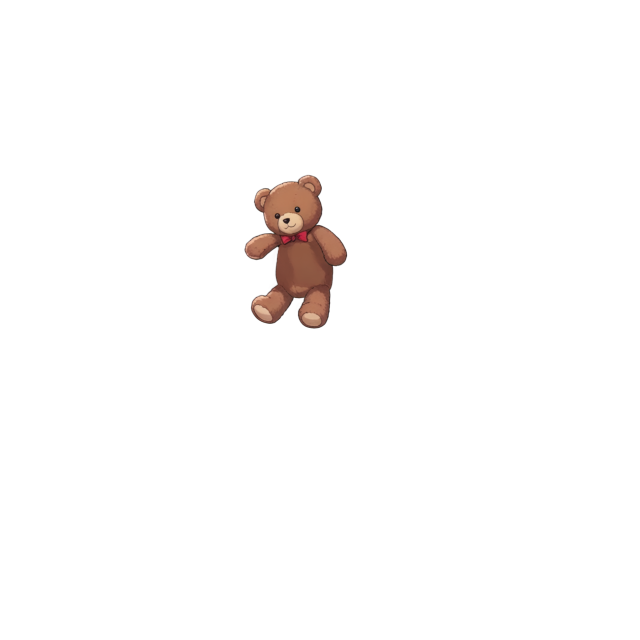
#> input picture pseudo_live2d_renderer/images/new_images/composed_parts/15_objects.png, 1280 x 1280 px (shown at 1/2 size)
$ python layered_avatar.py
#> lines starting #> are read from the running program, lines starting #| are printed output that depends on the picture; after the words box and inside, x2 and y2 are one past the last pixel; in counts of white or black regions, pixels touching at a corner belong together
"""Prototype utilities for See-through layered avatar outputs.

This module is intentionally separate from the current mouth-sequence renderer.
It reads the `new_images/composed_parts/*.png` files produced by See-through,
reconstructs the character by alpha-compositing the layers in filename order,
and writes a small manifest with bounding boxes and depth-map statistics.

Usage:
  uv run python ai_daily_news/card_renderer/live2d_renderer/layered_avatar.py
  uv run python ai_daily_news/card_renderer/live2d_renderer/layered_avatar.py \
    --src ai_daily_news/card_renderer/live2d_renderer/images/new_images \
    --out ai_daily_news/card_renderer/live2d_renderer/images/new_images/rebuilt
"""

from __future__ import annotations

import argparse
import json
import re
from dataclasses import asdict, dataclass
from pathlib import Path

from PIL import Image, ImageDraw, ImageFilter, ImageStat


MODULE_DIR = Path(__file__).resolve().parent
DEFAULT_SRC = MODULE_DIR / "images" / "new_images"
DEFAULT_OUT = DEFAULT_SRC / "rebuilt"


@dataclass
class LayerInfo:
    order: float
    name: str
    file: str
    crop_file: str | None
    depth_file: str | None
    bbox: tuple[int, int, int, int] | None
    origin: tuple[int, int] | None
    size: tuple[int, int] | None
    alpha_pixels: int
    depth_mean: float | None
    depth_min: int | None
    depth_max: int | None


def parse_layer_name(path: Path) -> tuple[int, str]:
    match = re.match(r"^(\d+)_(.+)\.png$", path.name)
    if not match:
        raise ValueError(f"composed part filename must be NN_name.png: {path.name}")
    return int(match.group(1)), match.group(2)


def depth_stem(layer_name: str) -> str:
    """Map composed layer names like `eyelash-r` to `eyelash_depth.png`."""
    return re.sub(r"-(?:l|r)$", "", layer_name)


def layer_order(order: int, name: str) -> float:
    # The semantic topwear layer contains the sailor collar and the upper chest.
    # Keep the real neck in front of topwear, but still behind the face/chin.
    if name == "neck":
        return 7.5
    return float(order)


def order_prefix(order: float) -> str:
    if order.is_integer():
        return f"{int(order):02d}"
    return f"{int(order):02d}_{int(round((order % 1) * 10))}"


def alpha_pixel_count(image: Image.Image) -> int:
    alpha = image.getchannel("A")
    hist = alpha.histogram()
    return sum(hist[1:])


def depth_stats(depth_path: Path, alpha_mask: Image.Image) -> tuple[float, int, int] | tuple[None, None, None]:
    if not depth_path.exists():
        return None, None, None
    depth = Image.open(depth_path).convert("L")
    if depth.size != alpha_mask.size:
        depth = depth.resize(alpha_mask.size, Image.Resampling.BILINEAR)
    binary_alpha = alpha_mask.point(lambda value: 255 if value > 0 else 0)
    stat = ImageStat.Stat(depth, mask=binary_alpha)
    if not stat.count or stat.count[0] == 0:
        return None, None, None
    extrema = stat.extrema[0]
    return float(stat.mean[0]), int(extrema[0]), int(extrema[1])


def load_layers(src_dir: Path) -> list[LayerInfo]:
    parts_dir = src_dir / "composed_parts"
    if not parts_dir.exists():
        raise FileNotFoundError(f"missing composed_parts directory: {parts_dir}")

    layers: list[LayerInfo] = []
    for path in sorted(parts_dir.glob("*.png")):
        order, name = parse_layer_name(path)
        image = Image.open(path).convert("RGBA")
        alpha = image.getchannel("A")
        depth_path = src_dir / f"{depth_stem(name)}_depth.png"
        mean, min_value, max_value = depth_stats(depth_path, alpha)
        order_value = layer_order(order, name)
        layers.append(
            LayerInfo(
                order=order_value,
                name=name,
                file=str(path.relative_to(src_dir)),
                crop_file=None,
                depth_file=str(depth_path.relative_to(src_dir)) if depth_path.exists() else None,
                bbox=image.getbbox(),
                origin=None,
                size=None,
                alpha_pixels=alpha_pixel_count(image),
                depth_mean=mean,
                depth_min=min_value,
                depth_max=max_value,
            )
        )
    return sorted(layers, key=lambda layer: layer.order)


def composite_layers(src_dir: Path, layers: list[LayerInfo], extras: list[LayerInfo] | None = None, out_dir: Path | None = None) -> Image.Image:
    first_path = src_dir / layers[0].file
    first = Image.open(first_path).convert("RGBA")
    canvas = Image.new("RGBA", first.size, (0, 0, 0, 0))
    all_layers = sorted([*layers, *(extras or [])], key=lambda layer: layer.order)
    for layer in all_layers:
        if layer.file.startswith("composed_parts/"):
            image_path = src_dir / layer.file
        else:
            if out_dir is None:
                raise ValueError("out_dir is required for generated layers")
            image_path = out_dir / layer.file
        image = Image.open(image_path).convert("RGBA")
        canvas.alpha_composite(image)
    return canvas


# [10 lines left out: function crop_to_content, not called in this run]


def export_cropped_layers(src_dir: Path, out_dir: Path, layers: list[LayerInfo]) -> None:
    components_dir = out_dir / "components"
    components_dir.mkdir(parents=True, exist_ok=True)
    for layer in layers:
        image = Image.open(src_dir / layer.file).convert("RGBA")
        bbox = image.getbbox()
        if not bbox:
            layer.crop_file = None
            layer.origin = None
            layer.size = None
            continue
        left, top, right, bottom = bbox
        safe_name = re.sub(r"[^a-zA-Z0-9._-]+", "_", layer.name).strip("_")
        crop_path = components_dir / f"{order_prefix(layer.order)}_{safe_name}.png"
        image.crop(bbox).save(crop_path)
        layer.crop_file = str(crop_path.relative_to(out_dir))
        layer.origin = (left, top)
        layer.size = (right - left, bottom - top)


# [39 lines left out: function keep_largest_alpha_components, not called in this run]


def is_green_background(r: int, g: int, b: int) -> bool:
    return g > 110 and g > r * 1.35 and g > b * 1.35


# [16 lines left out: functions is_skin_pixel, is_sleeve_pixel, not called in this run]


def make_masked_image(source: Image.Image, mask: Image.Image) -> Image.Image:
    image = source.copy()
    image.putalpha(mask)
    return image


def write_generated_layer(
    image: Image.Image,
    out_dir: Path,
    filename: str,
    order: float,
    name: str,
    min_pixels: int = 1,
) -> LayerInfo | None:
    if alpha_pixel_count(image) < min_pixels or not image.getbbox():
        return None
    generated_dir = out_dir / "generated"
    generated_dir.mkdir(parents=True, exist_ok=True)
    full_path = generated_dir / filename
    image.save(full_path)
    bbox = image.getbbox()
    assert bbox is not None
    crop_path = generated_dir / filename.replace(".png", "_cropped.png")
    image.crop(bbox).save(crop_path)
    return LayerInfo(
        order=order,
        name=name,
        file=str(full_path.relative_to(out_dir)),
        crop_file=str(crop_path.relative_to(out_dir)),
        depth_file=None,
        bbox=bbox,
        origin=(bbox[0], bbox[1]),
        size=(bbox[2] - bbox[0], bbox[3] - bbox[1]),
        alpha_pixels=alpha_pixel_count(image),
        depth_mean=None,
        depth_min=None,
        depth_max=None,
    )


def export_object_depth_layers(src_dir: Path, out_dir: Path) -> list[LayerInfo]:
    object_path = src_dir / "composed_parts" / "15_objects.png"
    depth_path = src_dir / "objects_depth.png"
    if not object_path.exists() or not depth_path.exists():
        return []

    source = Image.open(object_path).convert("RGBA")
    alpha = source.getchannel("A")
    depth = Image.open(depth_path).convert("L")
    back_mask = Image.new("L", source.size, 0)
    front_mask = Image.new("L", source.size, 0)
    alpha_pixels = alpha.load()
    depth_pixels = depth.load()
    back_pixels = back_mask.load()
    front_pixels = front_mask.load()

    # On this See-through output, darker object depth corresponds to the toy
    # parts that should remain visually in front of the sleeves.
    for y in range(source.height):
        for x in range(source.width):
            a = alpha_pixels[x, y]
            if a == 0:
                continue
            if depth_pixels[x, y] <= 100:
                front_pixels[x, y] = a
            else:
                back_pixels[x, y] = a

    back = make_masked_image(source, back_mask)
    front = make_masked_image(source, front_mask)
    layers = [
        write_generated_layer(back, out_dir, "14_2_object_back.png", 14.2, "object-back", min_pixels=50),
        write_generated_layer(front, out_dir, "15_0_object_front.png", 15.0, "object-front", min_pixels=50),
    ]
    return [layer for layer in layers if layer is not None]


# [31 lines left out: function export_neck_fallback_layer, not called in this run]


def export_thigh_fallback_layer(src_dir: Path, out_dir: Path) -> LayerInfo | None:
    src_path = src_dir / "src_img.png"
    if not src_path.exists():
        return None
    src = Image.open(src_path).convert("RGBA")
    fallback = Image.new("RGBA", src.size, (0, 0, 0, 0))
    src_pixels = src.load()
    out_pixels = fallback.load()

    # The semantic leg layer flattens the thigh edge under the skirt. Recover
    # only the visible skin strip from the original image; the skirt and socks
    # remain controlled by their own layers.
    for y in range(724, 842):
        for x in range(520, 782):
            r, g, b, a = src_pixels[x, y]
            if a == 0 or is_green_background(r, g, b):
                continue
            if not is_skin_pixel(r, g, b):
                continue
            out_pixels[x, y] = (r, g, b, a)

    fallback = keep_largest_alpha_components(fallback, keep=2, min_pixels=200)
    if not fallback.getbbox():
        return None
    alpha = fallback.getchannel("A").filter(ImageFilter.GaussianBlur(0.35))
    fallback.putalpha(alpha)
    return write_generated_layer(fallback, out_dir, "05_5_thigh_fallback.png", 5.5, "thigh-fallback", min_pixels=100)


def export_sleeves_fallback_layer(src_dir: Path, out_dir: Path) -> LayerInfo | None:
    src_path = src_dir / "handwear.png"
    depth_path = src_dir / "handwear_depth.png"
    if not src_path.exists() or not depth_path.exists():
        return None

    src = Image.open(src_path).convert("RGBA")
    depth = Image.open(depth_path).convert("L")

    fallback = Image.new("RGBA", src.size, (0, 0, 0, 0))
    src_pixels = src.load()
    depth_pixels = depth.load()
    out_pixels = fallback.load()
    for y in range(src.height):
        for x in range(src.width):
            if depth_pixels[x, y] > 245:
                continue
            r, g, b, a = src_pixels[x, y]
            if a == 0 or is_skin_pixel(r, g, b):
                continue
            if not is_sleeve_pixel(r, g, b):
                continue
            out_pixels[x, y] = (r, g, b, a)

    if not fallback.getbbox():
        return None
    alpha = fallback.getchannel("A").filter(ImageFilter.MaxFilter(3)).filter(ImageFilter.GaussianBlur(0.35))
    fallback.putalpha(alpha)

    return write_generated_layer(fallback, out_dir, "14_4_sleeves_fallback.png", 14.4, "sleeves-fallback")


def export_hands_fallback_layer(src_dir: Path, out_dir: Path) -> LayerInfo | None:
    """Recover visible hands that See-through often misses on this asset.

    The source image still contains the hands. We extract only skin-colored
    pixels from the torso/arms area and place that patch between the clothing
    layers and the held object. This is intentionally conservative: it is a
    visual completion layer, not a semantic hand segmentation model.
    """

    src_path = src_dir / "handwear.png"
    depth_path = src_dir / "handwear_depth.png"
    if not src_path.exists() or not depth_path.exists():
        return None

    src = Image.open(src_path).convert("RGBA")
    depth = Image.open(depth_path).convert("L")

    fallback = Image.new("RGBA", src.size, (0, 0, 0, 0))
    src_pixels = src.load()
    out_pixels = fallback.load()
    depth_pixels = depth.load()

    for y in range(src.height):
        for x in range(src.width):
            if depth_pixels[x, y] > 245:
                continue
            r, g, b, a = src_pixels[x, y]
            if a == 0 or not is_skin_pixel(r, g, b):
                continue
            out_pixels[x, y] = (r, g, b, a)

    alpha = fallback.getchannel("A")
    if not fallback.getbbox():
        return None

    # Slightly soften and reconnect antialiased edges without growing into the object.
    fallback = keep_largest_alpha_components(fallback, keep=2, min_pixels=120)
    alpha = fallback.getchannel("A")
    alpha = alpha.filter(ImageFilter.MaxFilter(3)).filter(ImageFilter.GaussianBlur(0.45))
    fallback.putalpha(alpha)

    return write_generated_layer(fallback, out_dir, "15_5_hands_fallback.png", 15.5, "hands-fallback")


def rebuild(src_dir: Path, out_dir: Path) -> dict:
    layers = load_layers(src_dir)
#> in load_layers, image is the input picture: PIL image 1280x1280 RGBA; mean R, G, B, A 5.6, 3.7, 3, 5.8
#> in load_layers, `alpha = image.getchannel("A")`:
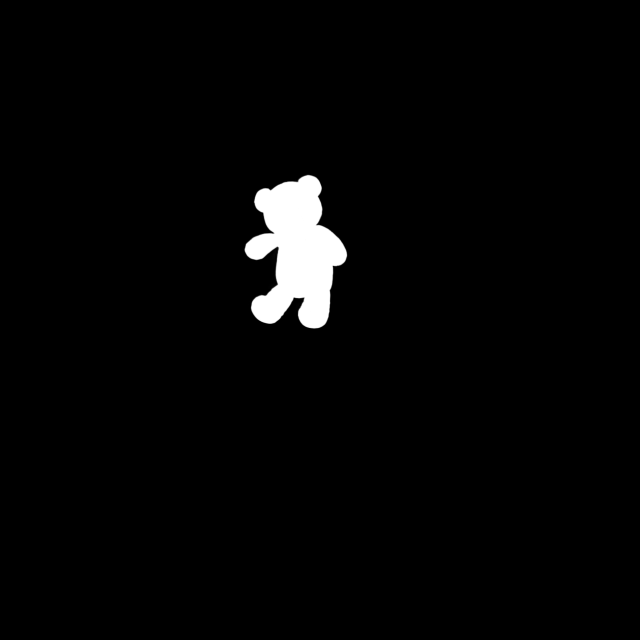
#> alpha: PIL image 1280x1280 L (shown at 1/2 size); min 0, max 255, mean 5.8
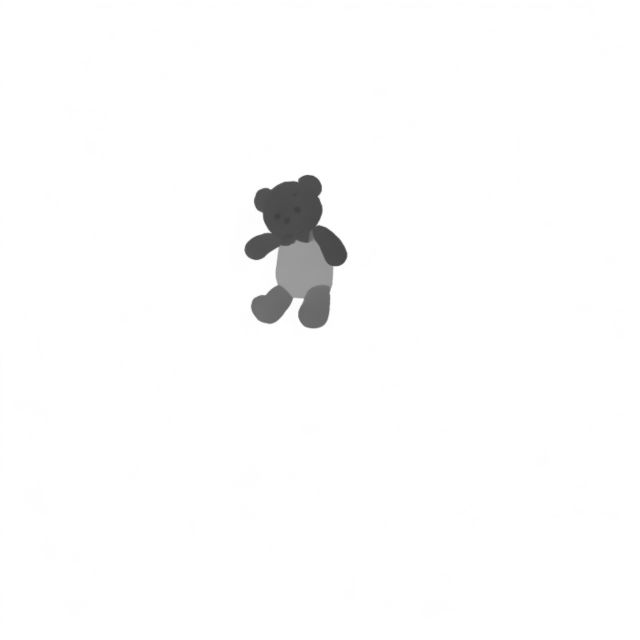
#> input picture pseudo_live2d_renderer/images/new_images/objects_depth.png, 1280 x 1280 px (shown at 1/2 size)
#> in depth_stats, depth is the input picture: PIL image 1280x1280 L; min 63, max 255, mean 251.4
#> in depth_stats, `binary_alpha = alpha_mask.point(lambda value: 255 if value > 0 else 0)`:
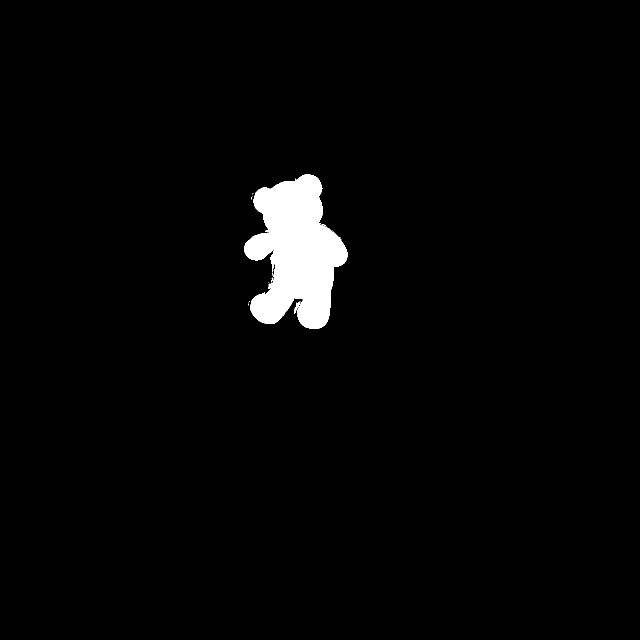
#> binary_alpha: PIL image 1280x1280 L (shown at 1/2 size); 2.4% white; 23 white regions (21 under 20 px), largest, box (x1, y1, x2, y2) and area: (488, 349, 695, 658) 39607, (588, 603, 601, 628) 101
#> in depth_stats, `extrema = stat.extrema[0]`: extrema = (63, 255)
#> in load_layers, `mean, min_value, max_value = depth_stats(depth_path, alpha)`: mean = 111.5; min_value = 63; max_value = 255
#> in alpha_pixel_count, `hist = alpha.histogram()`: hist = 256 values, max 1598639 at index 0, min 0 at index 144, mean 6400
    if not layers:
        raise RuntimeError(f"no composed layers found under {src_dir / 'composed_parts'}")
    out_dir.mkdir(parents=True, exist_ok=True)

    export_cropped_layers(src_dir, out_dir, layers)
    extras = [
        layer
        for layer in [
            export_thigh_fallback_layer(src_dir, out_dir),
            export_sleeves_fallback_layer(src_dir, out_dir),
            export_hands_fallback_layer(src_dir, out_dir),
        ]
        if layer is not None
    ]
    base_layers = [layer for layer in layers if layer.name != "objects"]
    extras = [
        *export_object_depth_layers(src_dir, out_dir),
        *extras,
    ]
    composite = composite_layers(src_dir, base_layers, extras=extras, out_dir=out_dir)
    full_path = out_dir / "reconstruction_from_layers.png"
    cropped_path = out_dir / "reconstruction_from_layers_cropped.png"
    manifest_path = out_dir / "layer_manifest.json"

    composite.save(full_path)
    crop_to_content(composite).save(cropped_path)

    manifest = {
        "source": str(src_dir),
        "canvas_size": [composite.width, composite.height],
        "output_full": str(full_path),
        "output_cropped": str(cropped_path),
        "layers": [asdict(layer) for layer in layers],
        "generated_layers": [asdict(layer) for layer in extras],
    }
    manifest_path.write_text(json.dumps(manifest, ensure_ascii=False, indent=2), encoding="utf-8")
    return manifest


def parse_args() -> argparse.Namespace:
    parser = argparse.ArgumentParser(description="Rebuild See-through composed layers and write a manifest.")
    parser.add_argument("--src", default=str(DEFAULT_SRC), help="See-through new_images directory")
    parser.add_argument("--out", default=str(DEFAULT_OUT), help="Output directory")
    return parser.parse_args()


def main() -> int:
    args = parse_args()
    manifest = rebuild(Path(args.src), Path(args.out))
#> in rebuild, `layers = load_layers(src_dir)`: layers = 1 item
#> in export_cropped_layers, `bbox = image.getbbox()`: bbox = (488, 349, 695, 658)
#> in export_cropped_layers, `left, top, right, bottom = bbox`: left = 488; top = 349; right = 695; bottom = 658
#> in export_cropped_layers, `safe_name = re.sub(r"[^a-zA-Z0-9._-]+", "_", layer.name).strip("_")`: safe_name = 'objects'
#> in export_cropped_layers, `image.crop(bbox).save(crop_path)`:
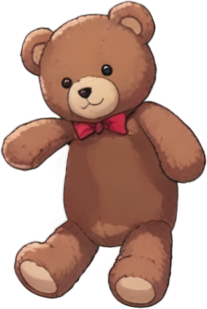
#> saved as 15_objects.png: PIL image 207x309 RGBA; mean R, G, B, A 144.2, 95.4, 77.6, 149.3; transparent parts drawn white
#> in export_cropped_layers, `layer.crop_file = str(crop_path.relative_to(out_dir))`: layer.crop_file = 'components/15_objects.png'
#> in export_cropped_layers, `layer.origin = (left, top)`: layer.origin = (488, 349)
#> in export_cropped_layers, `layer.size = (right - left, bottom - top)`: layer.size = (207, 309)
#> in rebuild, `base_layers = [layer for layer in layers if layer.name != "objects"]`: base_layers = []
#> in export_object_depth_layers, `back_mask = Image.new("L", source.size, 0)`: back_mask: PIL image 1280x1280 L; every value is 0
#> in write_generated_layer, `bbox = image.getbbox()`: bbox = (488, 349, 695, 658)
#> in write_generated_layer, `image.crop(bbox).save(crop_path)`:
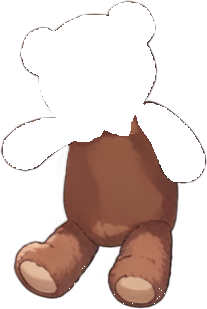
#> saved as 14_2_object_back_cropped.png: PIL image 207x309 RGBA; mean R, G, B, A 144.2, 95.4, 77.6, 74.8; transparent parts drawn white
#> call 2 of write_generated_layer, with filename = '15_0_object_front.png', order = 15, name = 'object-front', min_pixels = 50
#> in write_generated_layer (call 2), `bbox = image.getbbox()`: bbox = (491, 351, 693, 653)
#> in write_generated_layer (call 2), `image.crop(bbox).save(crop_path)`:
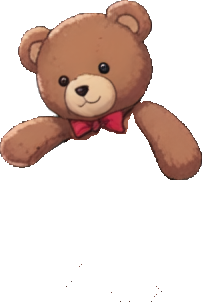
#> saved as 15_0_object_front_cropped.png: PIL image 202x302 RGBA; mean R, G, B, A 144.4, 95.4, 77.5, 78; transparent parts drawn white
    print(f"layers: {len(manifest['layers'])}")
    print(f"full: {manifest['output_full']}")
    print(f"cropped: {manifest['output_cropped']}")
    return 0


if __name__ == "__main__":
#> (the run stopped early here; a loop or call above may not have finished)
